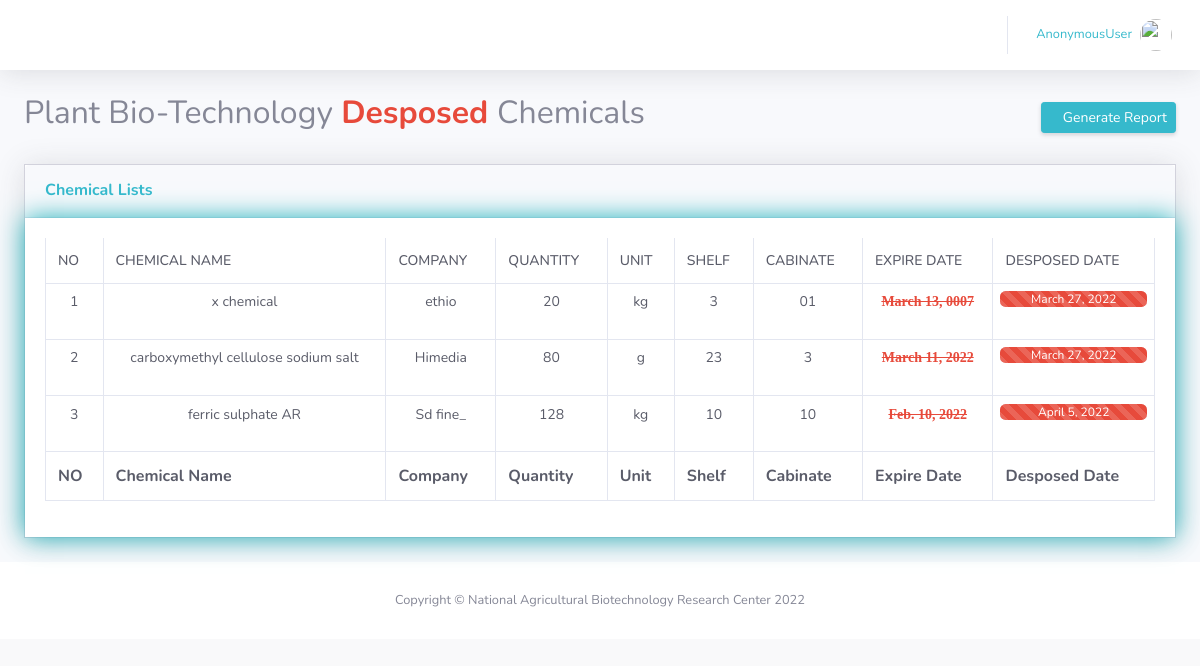
Screenshot of /chemical/pDesposedChemical/ with the database file from the repository.
### department/models.py (models this page shows, shortened)
class PlantDesposedChemical(models.Model):
    temprature = (
        ('-', '-'),
        ('+4', '+4'),
        ('-20', '-20'),
        ('-80', '-80'),
    )
    chemical = models.ForeignKey(Chemical, on_delete=models.DO_NOTHING)
    cabinate = models.CharField(max_length=100)
    shelf = models.CharField(max_length=100)
    available = models.IntegerField(default=0)
    recievedDate = models.DateTimeField(auto_now_add=True,null=True)
    expireDate = models.DateField(null=True)
    desposedDate = models.DateField(null=True)
    desposed = models.BooleanField(default=False)
    temprature =  models.CharField(max_length=100, choices=temprature, default='-')

### chemical/models.py (models this page shows, shortened)
class Chemical(models.Model):
    name = models.CharField(max_length=100)
    quantity = models.IntegerField(default=0)
    unit = models.CharField(max_length=30)
    company = models.CharField(max_length=100)
    description = models.CharField(max_length=100)

### chemical/views.py (the view)
# urls.py: path('pDesposedChemical/',views.pDesposedChemical, name= "pDesposedChemical"),
def pDesposedChemical(request):
    page = 'plant'
    desposed = PlantDesposedChemical.objects.filter(desposed = True)
    context = {'page':page, 'desposed': desposed}
    return render(request, 'custodian/desposed_chemical.html',context )

### templates/custodian/desposed_chemical.html (shortened to what this page needs)
{% extends 'main.html'%}
{% block content %}
{% if page == 'animal' %}
<div class="container-fluid">
    <div class="text-center">
        <div class="d-sm-flex align-items-center justify-content-between mb-4">
        <h2> Animal Bio-Technology <strong class="text-danger"> Desposed </strong> Chemicals</h2>
            <!-- <a href="#" class="  btn btn-sm btn-info shadow-sm"><i
                    class="fas fa-download fa-sm text-white-50"></i> Download Report</a> -->
                    <a class="btn btn-sm btn-info shadow-sm" href="#" data-toggle="modal" data-target="#report"> <i class="fas fa-download fa-sm text-white-50"></i> Generate Report</a>
                    <!-- <li class="nav-item">
                        <a class=" btn btn-sm btn-info shadow-sm  collapsed " href="#" data-toggle="collapse" data-target="#report"
                            aria-expanded="true" aria-controls="collapseTwo">
                            <i class="fas fa-download fa-sm text-white-50"></i> Generate Report
                        </a>
                        <div id="report" class="collapse" aria-labelledby="headingTwo" data-parent="#accordionSidebar">
                            <div class="bg-white py-2 collapse-inner rounded">
                                <h6 class="collapse-header">report type:</h6>
                                <a class="collapse-item btn btn-sm btn-info shadow-sm " href="{% url 'csvDChemicalReport' page %}"><i class="fas fa-table fa-sm text-white-50"></i> CSV file</a>
                                <a class="collapse-item btn btn-sm btn-info shadow-sm " href="#"><i class="fas fa-clipboard-list fa-sm text-white-50"></i> Pdf file</a>
                            </div>
                        </div>
                    </li> -->
        </div>
      </div>
<div class="card shadow mb-4">
    <div class="card-header py-3">
        <h6 class="m-0 font-weight-bold text-info">Chemical Lists</h6>
    </div>
    <div class="card-body" style="box-shadow:0 0 25px 0 rgb(29, 175, 185);">
        <div class="table-responsive">
            <table class="table table-bordered text-gray-800" id="dataTable" width="100%" cellspacing="0" >
                <thead>
                 <tr>
                <th>NO</th>
                <th>Chemical Name</th>
                <th>Company</th>
                <th>Quantity</th>
                <th>Unit</th>
                <th>Shelf</th>
                <th>Cabinate</th>
                <th>Expire Date </th>
                <th>Desposed Date</th>
            </tr>
        </thead>
        <tfoot>
            <tr>
                <th>NO</th>
                <th>Chemical Name</th>
                <th>Company</th>
                <th>Quantity</th>
                <th>Unit</th>
                <th>Shelf</th>
                <th>Cabinate</th>
                <th>Expire Date</th>
                <th>Desposed Date</th>
            </tr>
        </tfoot>
        <tbody>
         {% for chemicals in desposed %}
            <tr align="center">
                <td>{{forloop.counter }}</td>
                <td>{{chemicals.chemical.name}}</td>
                <td>{{chemicals.chemical.company}}</td>
                 <td>{{chemicals.available}}</td>
                  <td>{{chemicals.chemical.unit}}</td>
                  <td>{{chemicals.shelf}}</td>
                  <td>{{chemicals.cabinate}}</td>
                  <td>
                <i class="fas fa-success fa-1x text-danger"> <strike> {{chemicals.expireDate}}</strike></i>
                </td>
                <td>
                    <div class="progress mb-4">
                        <div class="progress-bar progress-bar-striped progress-bar-animated bg-danger" role="progressbar" style="width: 100%"
                            aria-valuenow="50" aria-valuemin="0" aria-valuemax="100">{{chemicals.desposedDate}}</div>
                    </div>
                    </td>
                </tr>
                {%empty%}
                <tr>
                    <td colspan='5'>There are no chemicals</td>
                </tr>
            {%endfor%}
        </tbody>
      </table>
    </div>
    </div>
    </div>
    </div>
 {%elif page == 'plant'%}
 <div class="container-fluid">
    <div class="text-center">
        <div class="d-sm-flex align-items-center justify-content-between mb-4">
        <h2> Plant Bio-Technology <strong class="text-danger"> Desposed </strong> Chemicals</h2>
                    <a class="btn btn-sm btn-info shadow-sm" href="#" data-toggle="modal" data-target="#report">
                         <i class="fas fa-download fa-sm text-white-50"></i> Generate Report
                        </a>
        </div>
      </div>
<div class="card shadow mb-4">
    <div class="card-header py-3">
        <h6 class="m-0 font-weight-bold text-info">Chemical Lists</h6>
    </div>
    <div class="card-body" style="box-shadow:0 0 25px 0 rgb(29, 175, 185);">
        <div class="table-responsive">
            <table class="table table-bordered text-gray-800" id="dataTable" width="100%" cellspacing="0" >
                <thead>
                 <tr>
                <th>NO</th>
                <th>Chemical Name</th>
                <th>Company</th>
                <th>Quantity</th>
                <th>Unit</th>
                <th>Shelf</th>
                <th>Cabinate</th>
                <th>Expire Date </th>
                <th>Desposed Date</th>
            </tr>
        </thead>
        <tfoot>
            <tr>
                <th>NO</th>
                <th>Chemical Name</th>
                <th>Company</th>
                <th>Quantity</th>
                <th>Unit</th>
                <th>Shelf</th>
                <th>Cabinate</th>
                <th>Expire Date</th>
                <th>Desposed Date</th>
            </tr>
        </tfoot>
        <tbody>
         {% for chemicals in desposed %}
            <tr align="center">
                <td>{{forloop.counter }}</td>
                <td>{{chemicals.chemical.name}}</td>
                <td>{{chemicals.chemical.company}}</td>
                 <td>{{chemicals.available}}</td>
                  <td>{{chemicals.chemical.unit}}</td>
                  <td>{{chemicals.shelf}}</td>
                  <td>{{chemicals.cabinate}}</td>
                  <td>
                <i class="fas fa-success fa-1x text-danger"> <strike> {{chemicals.expireDate}}</strike></i>
                </td>
                <td>
                    <div class="progress mb-4">
                        <div class="progress-bar progress-bar-striped progress-bar-animated bg-danger" role="progressbar" style="width: 100%"
                            aria-valuenow="50" aria-valuemin="0" aria-valuemax="100">{{chemicals.desposedDate}}</div>
                    </div>
                    </td>
                </tr>
                {%empty%}
                <tr>
                    <td colspan='5'>There are no chemicals</td>
                </tr>
            {%endfor%}
        </tbody>
      </table>
    </div>
    </div>
    </div>
    </div>
{%endif%}
{% endblock%}

### static/css/order.css (style rules this page uses)
body { background-color: #f9f9fa }
.card { box-shadow: none; -webkit-box-shadow: none; -moz-box-shadow: none; -ms-box-shadow: none }
.card { position: relative; display: flex; flex-direction: column; min-width: 0; word-wrap: break-word; background-color: #fff; background-clip: border-box; border: 1px solid #d2d2dc; border-radius: 0 }
.table-responsive { display: block; width: 100%; overflow-x: auto; -webkit-overflow-scrolling: touch; -ms-overflow-style: -ms-autohiding-scrollbar }
.table, .jsgrid .jsgrid-table { width: 100%; max-width: 100%; margin-bottom: 1rem; background-color: transparent }
.table thead th, .jsgrid .jsgrid-table thead th { border-top: 0; border-bottom-width: 1px; font-weight: 500; font-size: .875rem; text-transform: uppercase }
.table td, .jsgrid .jsgrid-table td { font-size: 0.875rem; padding: .475rem 0.4375rem }

### rows the page displays
PlantDesposedChemical: chemical.name "x chemical", chemical.company "ethio", available "20", chemical.unit "kg", shelf "3", cabinate "01", expireDate "March 13, 0007", desposedDate "March 27, 2022"
PlantDesposedChemical: chemical.name "carboxymethyl cellulose sodium salt", chemical.company "Himedia", available "80", chemical.unit "g", shelf "23", cabinate "3", expireDate "March 11, 2022", desposedDate "March 27, 2022"
PlantDesposedChemical: chemical.name "ferric sulphate AR", chemical.company "Sd fine_", available "128", chemical.unit "kg", shelf "10", cabinate "10", expireDate "Feb. 10, 2022", desposedDate "April 5, 2022"

### other values shown
{{ user }} "AnonymousUser"
